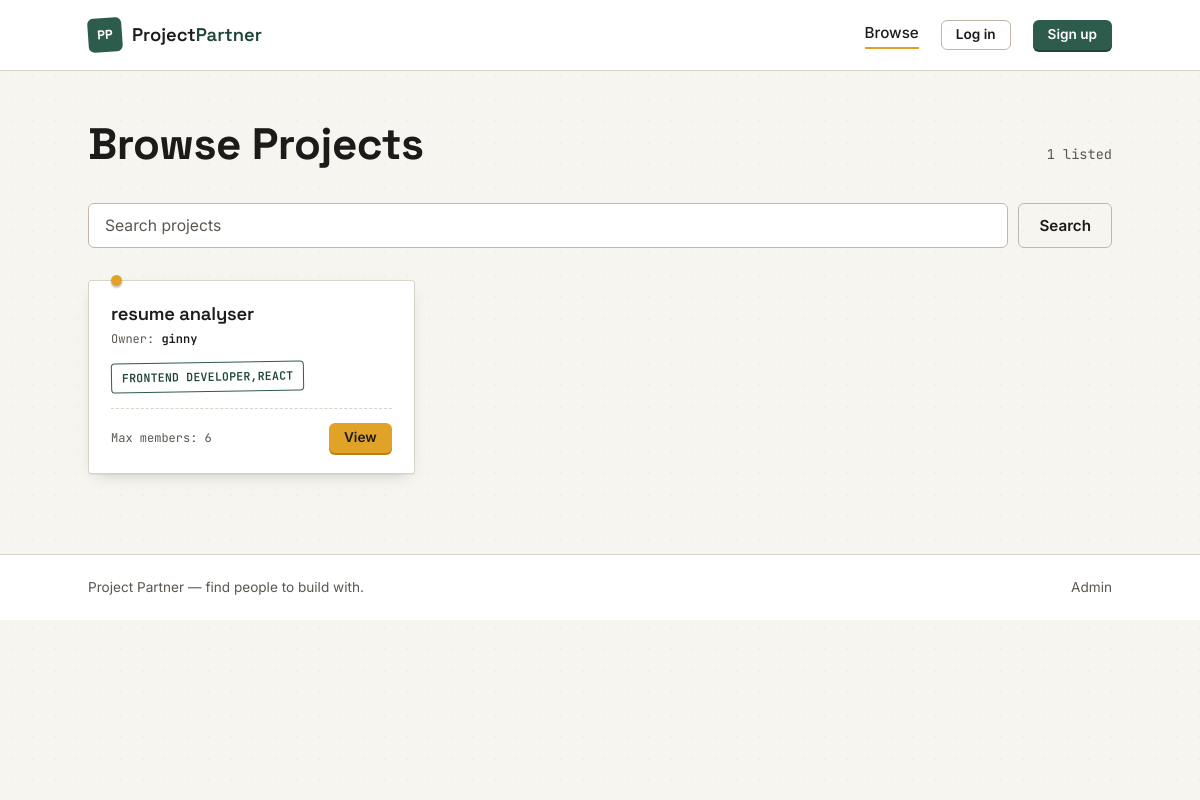
The page /projects/ on the database as committed earlier.
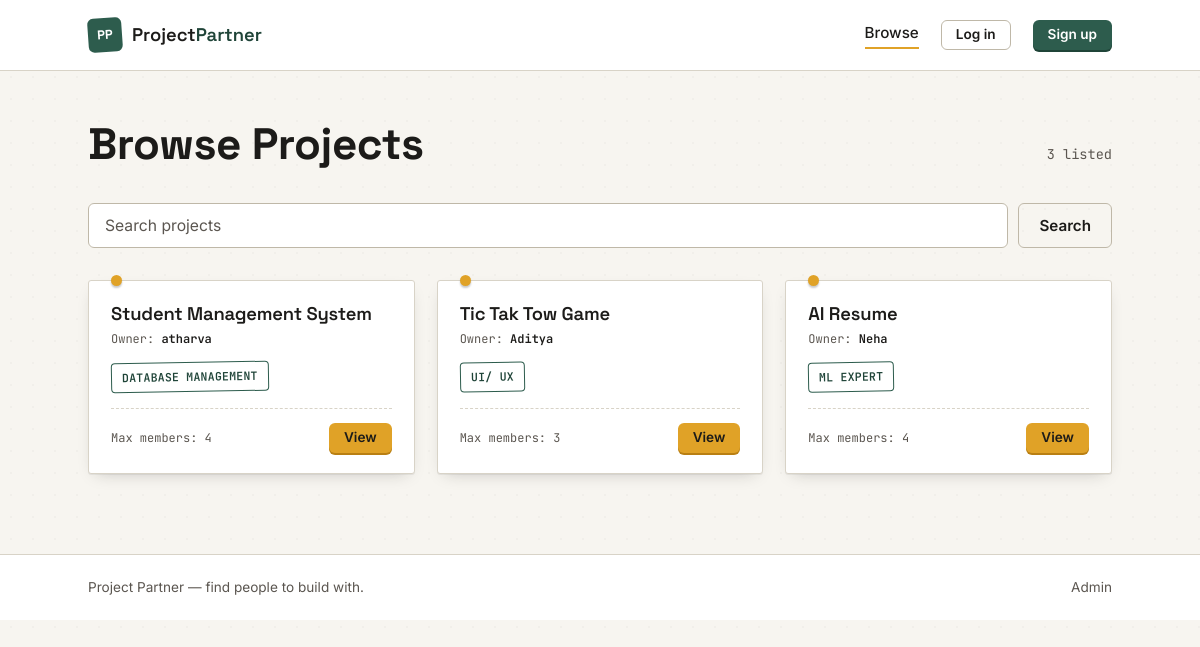
The same page on the database as committed later.
### projects/models.py (models this page shows, shortened)
class Project(models.Model):
    owner = models.ForeignKey(
        User,
        on_delete=models.CASCADE
    )
    title = models.CharField(max_length=200)
    description = models.TextField()
    required_skills = models.CharField(max_length=300)
    max_members = models.IntegerField()
    created_at = models.DateTimeField(auto_now_add=True)

### projects/views.py (the view)
def browse_projects(request):
    query = request.GET.get('q')
    if query:
        projects = Project.objects.filter(
            Q(title__icontains=query)
            |
            Q(required_skills__icontains=query)
        )
    else:
        projects = Project.objects.all()
    return render(
        request,
        'browse_projects.html',
        {'projects': projects}
    )

### templates/browse_projects.html
{% extends "base.html" %}
{% block content %}
<div class="wrap">
    <div class="section-head">
        <h1>Browse Projects</h1>
        <p class="section-head__count">{{ projects|length }} listed</p>
    </div>
    <form method="GET" class="search-bar">
        <input type="text" name="q" class="search-bar__input" placeholder="Search projects" value="{{ request.GET.q }}">
        <button type="submit" class="btn btn--ghost">Search</button>
    </form>
    {% if projects %}
        <div class="card-grid">
            {% for project in projects %}
                <article class="project-card">
                    <h3 class="project-card__title">
                        <a href="{% url 'project_detail' project.id %}">{{ project.title }}</a>
                    </h3>
                    <p class="project-card__owner">Owner: <strong>{{ project.owner }}</strong></p>
                    <div class="tag-row">
                        <span class="tag tag--pine">{{ project.required_skills }}</span>
                    </div>
                    <div class="project-card__footer">
                        <span class="project-card__seats">Max members: {{ project.max_members }}</span>
                        <a href="{% url 'project_detail' project.id %}" class="btn btn--amber btn--sm">View</a>
                    </div>
                </article>
            {% endfor %}
        </div>
    {% else %}
        <div class="empty-state">
            <span class="empty-state__icon">0</span>
            <h3>No projects found</h3>
            <p>Try a different search or create a new project.</p>
        </div>
    {% endif %}
</div>
{% endblock %}

### templates/base.html (shortened to what this page needs)
{% load static %}<!DOCTYPE html>
<html lang="en">
<head>
<link rel="stylesheet" href="{% static 'css/style.css' %}">
</head>
<body>
<div class="board-texture" aria-hidden="true"></div>
<header class="site-header">
  <div class="wrap site-header__inner">
    <a href="{% url 'home' %}" class="brand">
      <span class="brand__mark">PP</span>
      <span class="brand__name">Project<em>Partner</em></span>
    </a>
    <nav class="main-nav">
      {% if user.is_authenticated %}
        <a href="{% url 'browse_projects' %}" class="main-nav__link{% if request.resolver_match.url_name == 'browse_projects' %} is-active{% endif %}">Browse</a>
        <a href="{% url 'create_project' %}" class="main-nav__link{% if request.resolver_match.url_name == 'create_project' %} is-active{% endif %}">Post a project</a>
        <a href="{% url 'dashboard' %}" class="main-nav__link{% if request.resolver_match.url_name == 'dashboard' %} is-active{% endif %}">Dashboard</a>
        <span class="main-nav__user">{{ user.username }}</span>
        <form action="{% url 'logout' %}" method="post" class="inline-form">
          {% csrf_token %}
          <button type="submit" class="btn btn--ghost btn--sm">Log out</button>
        </form>
      {% else %}
        <a href="{% url 'browse_projects' %}" class="main-nav__link{% if request.resolver_match.url_name == 'browse_projects' %} is-active{% endif %}">Browse</a>
        <a href="{% url 'login' %}" class="btn btn--ghost btn--sm">Log in</a>
        <a href="{% url 'register' %}" class="btn btn--primary btn--sm">Sign up</a>
      {% endif %}
    </nav>
  </div>
</header>
<main class="site-main">
  {% block content %}{% endblock %}
</main>
<footer class="site-footer">
  <div class="wrap site-footer__inner">
    <span>Project Partner &mdash; find people to build with.</span>
    <a href="{% url 'admin:index' %}" class="site-footer__admin">Admin</a>
  </div>
</footer>
</body>
</html>

Rows that differ between the two databases and show on the page:
removed Project: title "resume analyser", owner "ginny", required_skills "FRONTEND DEVELOPER,REACT", max_members "6"
added Project: title "Student Management System", owner "atharva", required_skills "DATABASE MANAGEMENT", max_members "4"
added Project: title "Tic Tak Tow Game", owner "Aditya", required_skills "UI/ UX", max_members "3"
added Project: title "AI Resume", owner "Neha", required_skills "ML EXPERT", max_members "4"
Other text that changed with them:
{{ projects|length }}: "1" → "3"
